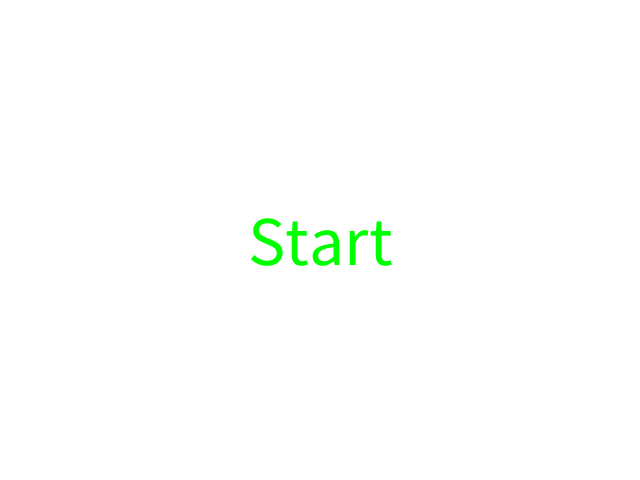
Frame 1 (no input)
Frame 60 (the mouse pressed at the canvas centre just before this capture): identical to frame 1, image omitted
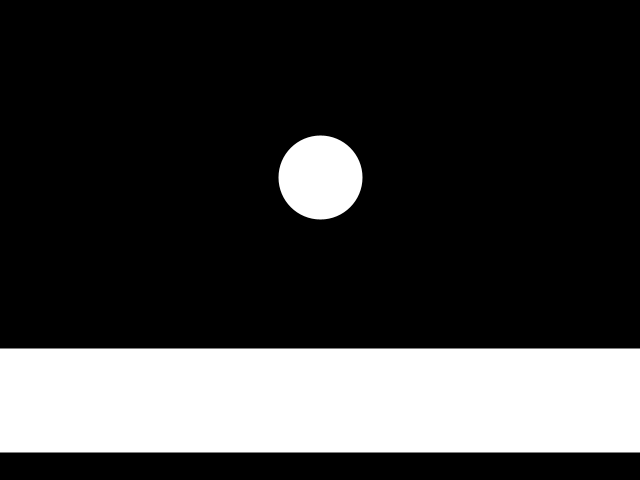
Frame 120 (the mouse held since frame 60 and released just before this capture)

The Processing sketch that drew these frames (run headless with seeded random() and noise(); from frame 60 on, the mouse is pressed at the canvas centre):

// Processing sketch: HW_Music2
// ── HW_Music2.pde
// HW-Music
//int []vX={}
//int []vY={}
PImage img;
void setup(){
  size(640,480);
}
float mX = 320, mY = 0, mVX = 0, mVY = 3;
int page = 0; //0：開場畫面 1：第一關 2：第二關
void draw(){
  if(page==0){
    background(255);
    textSize(70);
    textAlign(CENTER,CENTER);
    fill(0,255,0);
    text("Start",320,240);
  }
  else if(page==1){
    background(0);
    textSize(70);
    strokeWeight(4);
    stroke(255);
    line(0, 380, 640, 380);
    //點擊區域
    fill(255);
    rect(0,350,640,100); //區域方塊
    //移動的球
    fill(255);
    ellipse(mX, mY, 80, 80);
    mX += mVX;
    mY += mVY;
  }
}
void mousePressed(){
  if(page==0) page=1;
}


void keyPressed(){
  if(keyCode==RIGHT) ;
  if(keyCode==DOWN) ;
  if(keyCode==LEFT) ;
  if(keyCode==UP) ;
  
}
